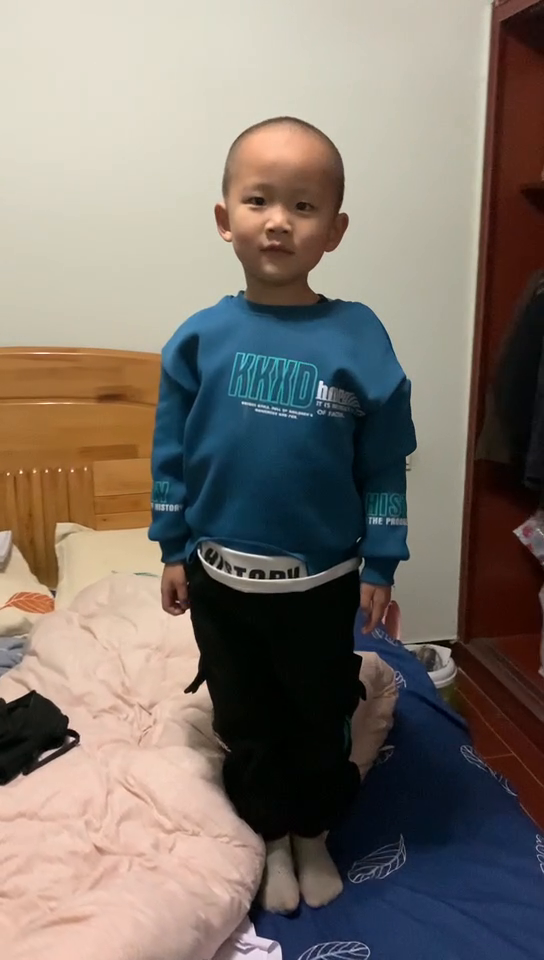
#> input picture opencv_py/data/imgs/yinzihao.png, 544 x 960 px, found by its file name
$ python image_threshod.py
#> lines starting #> are read from the running program, lines starting #| are printed output that depends on the picture; after the words box and inside, x2 and y2 are one past the last pixel; in counts of white or black regions, pixels touching at a corner belong together
import cv2
import numpy as np
"""
图像二值化：
    将图像中的每个像素变成2种值，如0,255
    分为：全局二值化、局部二值化

全局二值化:
    threshold(img, thresh, maxValue, type)
    img: 图像，最好是灰度图
    thresh: 阈值
    maxVal: 超过阈值，替换为maxVal
    type: THRESH_BINARY、THRESH_BINARY_INV、THRESH_TRUNC、THRESH_TOZERO、THRESH_TOZERO_INV
"""

img = cv2.imread(r'E:\PycharmProjects\funnyPython\opencv_py\data\imgs\yinzihao.png')
#> img is the input picture: shape (960, 544, 3); mean B, G, R 108.7, 116.8, 126.3

# 色彩空间转换
img_gray = cv2.cvtColor(img, cv2.COLOR_BGR2GRAY)
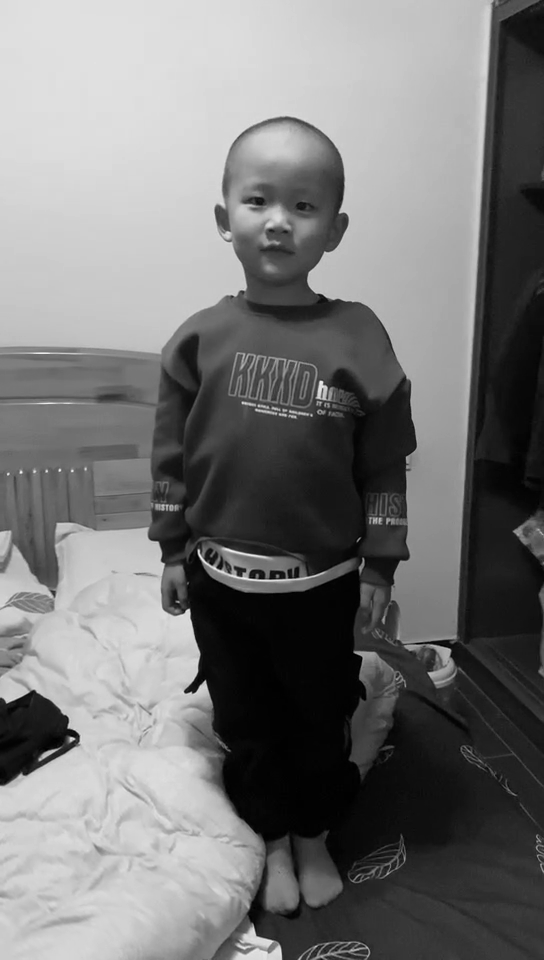
#> img_gray: shape (960, 544); min 0, max 242, mean 118.7

ret, res = cv2.threshold(img_gray, 120, 255, cv2.THRESH_BINARY)
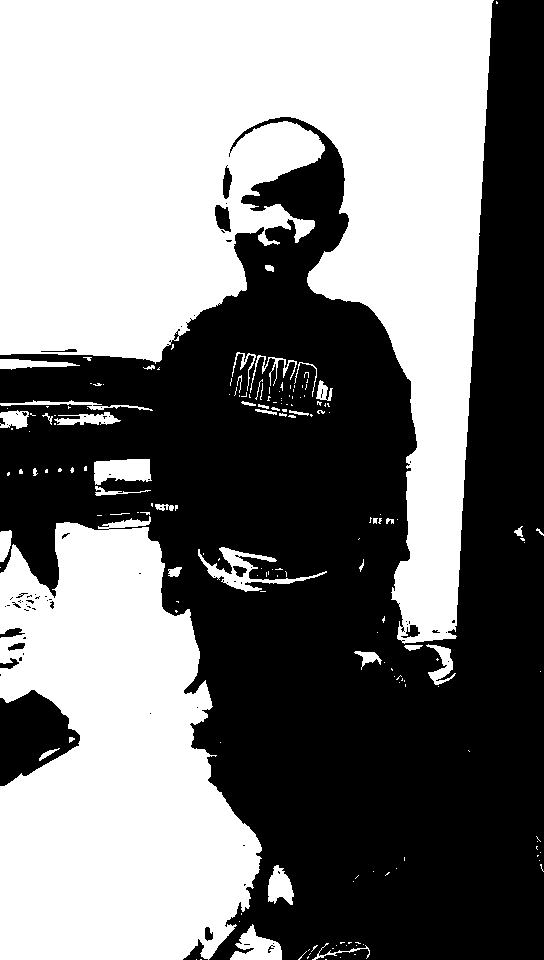
#> res: shape (960, 544); 49.4% white; 174 white regions (131 under 20 px), largest, box (x1, y1, x2, y2) and area: (0, 0, 494, 644) 165782, (0, 516, 262, 960) 82394, (198, 547, 327, 592) 1409

cv2.imshow('img', img)
cv2.imshow('img_gray', img_gray)
cv2.imshow('res', res)
cv2.waitKey(0)

$ run again, with opencv_py/data/imgs/qianqian_face.png copied over opencv_py/data/imgs/yinzihao.png
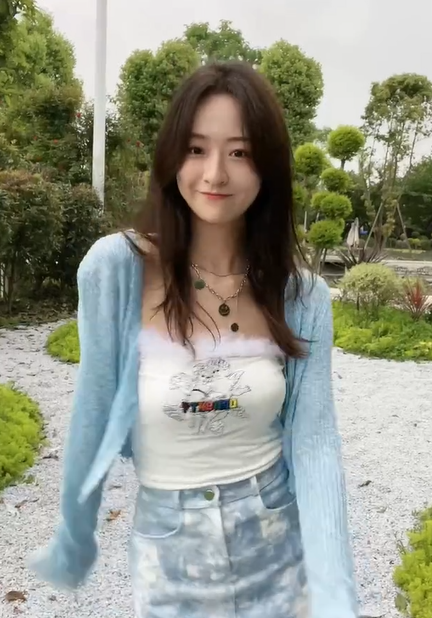
#> input picture opencv_py/data/imgs/qianqian_face.png, 432 x 618 px, found by its file name
#> img is the input picture: shape (618, 432, 3); mean B, G, R 136, 150.5, 147.5
#> `img_gray = cv2.cvtColor(img, cv2.COLOR_BGR2GRAY)`:
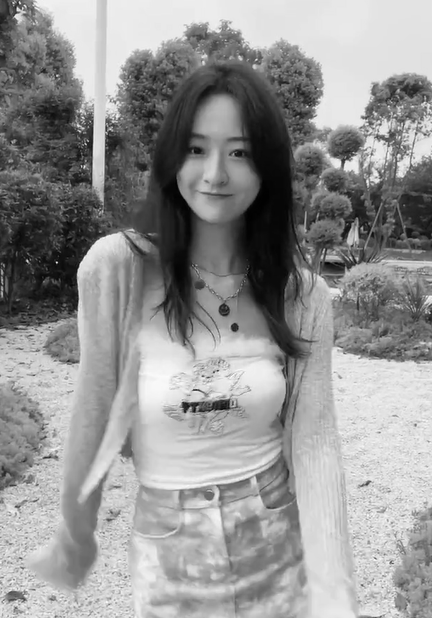
#> img_gray: shape (618, 432); min 0, max 253, mean 147.9
#> `ret, res = cv2.threshold(img_gray, 120, 255, cv2.THRESH_BINARY)`:
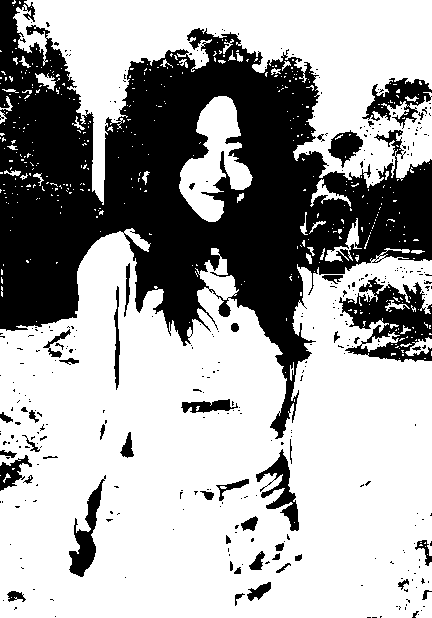
#> res: shape (618, 432); 65.3% white; 345 black regions (295 under 20 px), largest, box (x1, y1, x2, y2) and area: (0, 0, 432, 439) 78607, (339, 277, 432, 362) 4088, (362, 78, 432, 129) 1517
